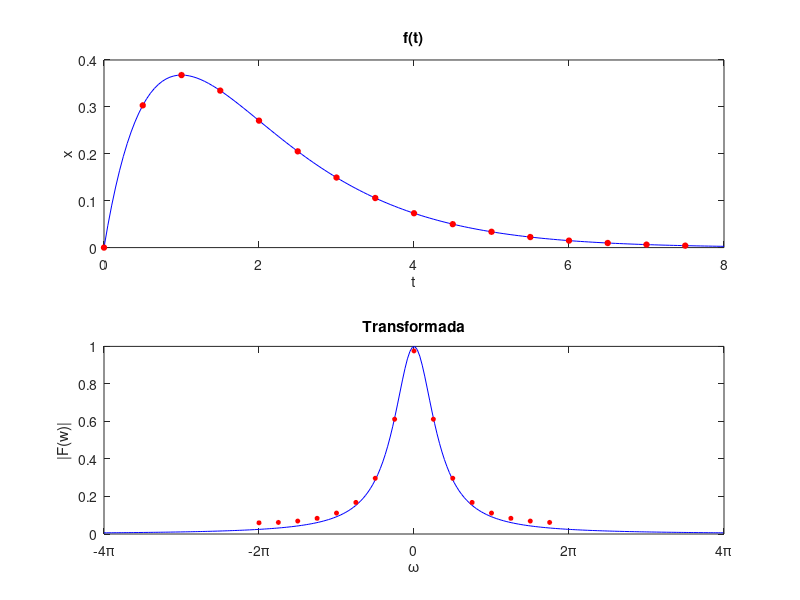

The MATLAB script that drew this image:
fs=2; %frecuencia de muestreo
n=16; %número de datos
dt=1/fs;
t=(0:n-1)*dt;
x=t.*exp(-t); %muestras, datos

subplot(2,1,1)
tt=0:0.05:8;
xx=tt.*exp(-tt);
plot(tt,xx,'b',t,x,'ro','markersize',4,'markeredgecolor','r',
'markerfacecolor','r')
xlabel('t')
ylabel('x')
title('f(t)')

subplot(2,1,2)
wc=pi*fs; %frecuencia límite de Nyquist
ww=-4*pi:0.1:4*pi;
Fw=1./(1+1i*ww).^2;

%transformada rápida de Fourier
y=fft(x,n);
g=fftshift(y);
dw=2*pi/(n*dt);
w=(-n/2:n/2-1)*dw;

plot(ww,abs(Fw),'b',w,abs(g)/fs,'ro','markersize',3,'markeredgecolor','r',
'markerfacecolor','r')
set(gca,'XTick',-4*pi:2*pi:4*pi)
set(gca,'XTickLabel',{'-4\pi','-2\pi','0','2\pi','4\pi'})
xlim([-4*pi,4*pi])
xlabel('\omega')
ylabel('|F(w)|')
title('Transformada')
